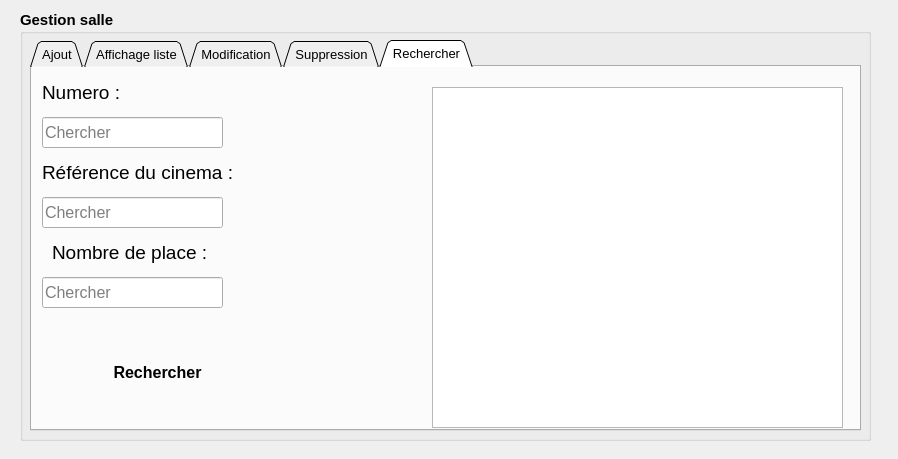
<?xml version="1.0" encoding="UTF-8"?>
<ui version="4.0">
 <class>salle_page</class>
 <widget class="QDialog" name="salle_page">
  <property name="geometry">
   <rect>
    <x>0</x>
    <y>0</y>
    <width>898</width>
    <height>459</height>
   </rect>
  </property>
  <property name="windowTitle">
   <string>Dialog</string>
  </property>
  <property name="styleSheet">
   <string notr="true">border-image: url(:/new/prefix3/beige.jpg);</string>
  </property>
  <widget class="QGroupBox" name="groupBox_2">
   <property name="geometry">
    <rect>
     <x>20</x>
     <y>10</y>
     <width>851</width>
     <height>431</height>
    </rect>
   </property>
   <property name="font">
    <font>
     <pointsize>11</pointsize>
     <weight>75</weight>
     <bold>true</bold>
    </font>
   </property>
   <property name="styleSheet">
    <string notr="true">border-image: url(:/new/prefix3/orange.png);</string>
   </property>
   <property name="title">
    <string>Gestion salle</string>
   </property>
   <property name="flat">
    <bool>false</bool>
   </property>
   <property name="checkable">
    <bool>false</bool>
   </property>
   <widget class="QTabWidget" name="tabWidget_3">
    <property name="geometry">
     <rect>
      <x>10</x>
      <y>30</y>
      <width>831</width>
      <height>391</height>
     </rect>
    </property>
    <property name="font">
     <font>
      <pointsize>10</pointsize>
      <weight>50</weight>
      <bold>false</bold>
     </font>
    </property>
    <property name="styleSheet">
     <string notr="true">border-image: url(:/new/prefix2/marron.jpg);</string>
    </property>
    <property name="tabShape">
     <enum>QTabWidget::Triangular</enum>
    </property>
    <property name="currentIndex">
     <number>4</number>
    </property>
    <widget class="QWidget" name="tab_13">
     <attribute name="title">
      <string>Ajout</string>
     </attribute>
     <widget class="QLabel" name="label_15">
      <property name="geometry">
       <rect>
        <x>10</x>
        <y>20</y>
        <width>111</width>
        <height>31</height>
       </rect>
      </property>
      <property name="font">
       <font>
        <pointsize>14</pointsize>
        <weight>50</weight>
        <bold>false</bold>
       </font>
      </property>
      <property name="text">
       <string>Numero :</string>
      </property>
     </widget>
     <widget class="QLabel" name="label_16">
      <property name="geometry">
       <rect>
        <x>10</x>
        <y>70</y>
        <width>211</width>
        <height>31</height>
       </rect>
      </property>
      <property name="font">
       <font>
        <pointsize>14</pointsize>
        <weight>50</weight>
        <bold>false</bold>
       </font>
      </property>
      <property name="text">
       <string>Nombre de place :</string>
      </property>
     </widget>
     <widget class="QLabel" name="label_17">
      <property name="geometry">
       <rect>
        <x>10</x>
        <y>120</y>
        <width>321</width>
        <height>31</height>
       </rect>
      </property>
      <property name="font">
       <font>
        <pointsize>14</pointsize>
        <weight>50</weight>
        <bold>false</bold>
       </font>
      </property>
      <property name="text">
       <string>Nombre de place disponible :</string>
      </property>
     </widget>
     <widget class="QSpinBox" name="spinBox_nb_place_salle_ajout">
      <property name="geometry">
       <rect>
        <x>190</x>
        <y>70</y>
        <width>471</width>
        <height>31</height>
       </rect>
      </property>
      <property name="styleSheet">
       <string notr="true">border-image: white</string>
      </property>
      <property name="maximum">
       <number>200</number>
      </property>
     </widget>
     <widget class="QSpinBox" name="spinBox_nb_place_dispo_salle_ajout">
      <property name="geometry">
       <rect>
        <x>270</x>
        <y>120</y>
        <width>471</width>
        <height>31</height>
       </rect>
      </property>
      <property name="styleSheet">
       <string notr="true">border-image: white</string>
      </property>
      <property name="maximum">
       <number>200</number>
      </property>
     </widget>
     <widget class="QLineEdit" name="lineEdit_numero_salle_ajout">
      <property name="geometry">
       <rect>
        <x>140</x>
        <y>20</y>
        <width>501</width>
        <height>31</height>
       </rect>
      </property>
      <property name="styleSheet">
       <string notr="true">border-image: white</string>
      </property>
      <property name="maxLength">
       <number>2</number>
      </property>
     </widget>
     <widget class="QComboBox" name="comboBox_ref_cinema">
      <property name="geometry">
       <rect>
        <x>230</x>
        <y>180</y>
        <width>381</width>
        <height>31</height>
       </rect>
      </property>
      <property name="styleSheet">
       <string notr="true">border-image: white</string>
      </property>
     </widget>
     <widget class="QPushButton" name="pushButton_load_reference">
      <property name="geometry">
       <rect>
        <x>610</x>
        <y>180</y>
        <width>75</width>
        <height>31</height>
       </rect>
      </property>
      <property name="styleSheet">
       <string notr="true">border-image: url(:/new/prefix3/orange.png);</string>
      </property>
      <property name="text">
       <string>Charger</string>
      </property>
     </widget>
     <widget class="QLabel" name="label_28">
      <property name="geometry">
       <rect>
        <x>10</x>
        <y>180</y>
        <width>211</width>
        <height>31</height>
       </rect>
      </property>
      <property name="font">
       <font>
        <pointsize>14</pointsize>
        <weight>50</weight>
        <bold>false</bold>
       </font>
      </property>
      <property name="text">
       <string>Référence du cinema :</string>
      </property>
     </widget>
     <widget class="QPushButton" name="pushButton_ajouter_salle">
      <property name="geometry">
       <rect>
        <x>270</x>
        <y>250</y>
        <width>211</width>
        <height>51</height>
       </rect>
      </property>
      <property name="font">
       <font>
        <pointsize>14</pointsize>
        <weight>75</weight>
        <bold>true</bold>
       </font>
      </property>
      <property name="styleSheet">
       <string notr="true">border-image: url(:/new/prefix3/orange.png);
/*border-radius :60px;*/
border-radius:25px;










</string>
      </property>
      <property name="text">
       <string>Ajouter</string>
      </property>
     </widget>
    </widget>
    <widget class="QWidget" name="tab_14">
     <attribute name="title">
      <string>Affichage liste</string>
     </attribute>
     <widget class="QPushButton" name="pushButton_affichage_salle">
      <property name="geometry">
       <rect>
        <x>10</x>
        <y>40</y>
        <width>381</width>
        <height>271</height>
       </rect>
      </property>
      <property name="font">
       <font>
        <family>MS Shell Dlg 2</family>
        <pointsize>18</pointsize>
        <weight>50</weight>
        <italic>false</italic>
        <bold>false</bold>
       </font>
      </property>
      <property name="styleSheet">
       <string notr="true">font: 18pt &quot;MS Shell Dlg 2&quot;;
border-image: url(:/new/prefix3/orange.png);
border-radius:25px;
</string>
      </property>
      <property name="text">
       <string>Affichage</string>
      </property>
     </widget>
     <widget class="QTableView" name="tableView_affichage_list_salle">
      <property name="geometry">
       <rect>
        <x>390</x>
        <y>40</y>
        <width>401</width>
        <height>271</height>
       </rect>
      </property>
      <property name="styleSheet">
       <string notr="true">border-image: white</string>
      </property>
     </widget>
    </widget>
    <widget class="QWidget" name="tab_15">
     <attribute name="title">
      <string>Modification</string>
     </attribute>
     <widget class="QLabel" name="label_20">
      <property name="geometry">
       <rect>
        <x>10</x>
        <y>50</y>
        <width>171</width>
        <height>31</height>
       </rect>
      </property>
      <property name="font">
       <font>
        <pointsize>14</pointsize>
        <weight>50</weight>
        <bold>false</bold>
       </font>
      </property>
      <property name="text">
       <string>Nombre de place :</string>
      </property>
     </widget>
     <widget class="QLabel" name="label_21">
      <property name="geometry">
       <rect>
        <x>10</x>
        <y>130</y>
        <width>261</width>
        <height>31</height>
       </rect>
      </property>
      <property name="font">
       <font>
        <pointsize>14</pointsize>
        <weight>50</weight>
        <bold>false</bold>
       </font>
      </property>
      <property name="text">
       <string>Nombre de place disponible :</string>
      </property>
     </widget>
     <widget class="QTableView" name="tableView_affichage_list_salle_2">
      <property name="geometry">
       <rect>
        <x>450</x>
        <y>70</y>
        <width>361</width>
        <height>241</height>
       </rect>
      </property>
      <property name="styleSheet">
       <string notr="true">border-image: white</string>
      </property>
     </widget>
     <widget class="QPushButton" name="pushButton_modifier_salle">
      <property name="geometry">
       <rect>
        <x>10</x>
        <y>240</y>
        <width>151</width>
        <height>51</height>
       </rect>
      </property>
      <property name="font">
       <font>
        <pointsize>14</pointsize>
        <weight>75</weight>
        <bold>true</bold>
       </font>
      </property>
      <property name="styleSheet">
       <string notr="true">border-image: url(:/new/prefix3/orange.png);
border-radius:25px;
</string>
      </property>
      <property name="text">
       <string>Modifier</string>
      </property>
     </widget>
     <widget class="QPushButton" name="pushButton_charger_salle">
      <property name="geometry">
       <rect>
        <x>200</x>
        <y>240</y>
        <width>151</width>
        <height>51</height>
       </rect>
      </property>
      <property name="font">
       <font>
        <pointsize>14</pointsize>
        <weight>75</weight>
        <bold>true</bold>
       </font>
      </property>
      <property name="styleSheet">
       <string notr="true">border-image: url(:/new/prefix3/orange.png);
border-radius:25px;
</string>
      </property>
      <property name="text">
       <string>Charger</string>
      </property>
     </widget>
     <widget class="QLineEdit" name="lineEdit_nombre_salle_modification">
      <property name="geometry">
       <rect>
        <x>180</x>
        <y>50</y>
        <width>111</width>
        <height>31</height>
       </rect>
      </property>
      <property name="styleSheet">
       <string notr="true">border-image: white</string>
      </property>
      <property name="maxLength">
       <number>3</number>
      </property>
     </widget>
     <widget class="QLineEdit" name="lineEdit_nombre_salle_disponible_modifcation">
      <property name="geometry">
       <rect>
        <x>270</x>
        <y>130</y>
        <width>141</width>
        <height>31</height>
       </rect>
      </property>
      <property name="styleSheet">
       <string notr="true">border-image: white</string>
      </property>
      <property name="maxLength">
       <number>3</number>
      </property>
     </widget>
     <widget class="QLabel" name="label_19">
      <property name="geometry">
       <rect>
        <x>460</x>
        <y>20</y>
        <width>111</width>
        <height>31</height>
       </rect>
      </property>
      <property name="font">
       <font>
        <pointsize>14</pointsize>
        <weight>50</weight>
        <bold>false</bold>
        <underline>true</underline>
       </font>
      </property>
      <property name="styleSheet">
       <string notr="true">text-decoration: underline;
color: rgb(255, 85, 0);</string>
      </property>
      <property name="text">
       <string>Numero :</string>
      </property>
     </widget>
     <widget class="QLineEdit" name="lineEdit_numero_salle_modifcation">
      <property name="geometry">
       <rect>
        <x>580</x>
        <y>20</y>
        <width>131</width>
        <height>31</height>
       </rect>
      </property>
      <property name="styleSheet">
       <string notr="true">border-image: white</string>
      </property>
      <property name="readOnly">
       <bool>true</bool>
      </property>
     </widget>
    </widget>
    <widget class="QWidget" name="tab_16">
     <attribute name="title">
      <string>Suppression</string>
     </attribute>
     <widget class="QLabel" name="label_22">
      <property name="geometry">
       <rect>
        <x>130</x>
        <y>50</y>
        <width>111</width>
        <height>31</height>
       </rect>
      </property>
      <property name="font">
       <font>
        <pointsize>14</pointsize>
        <weight>50</weight>
        <bold>false</bold>
       </font>
      </property>
      <property name="text">
       <string>Numero :</string>
      </property>
     </widget>
     <widget class="QLineEdit" name="lineEdit_numero_salle_supprimer">
      <property name="geometry">
       <rect>
        <x>250</x>
        <y>50</y>
        <width>271</width>
        <height>31</height>
       </rect>
      </property>
      <property name="styleSheet">
       <string notr="true">border-image: white</string>
      </property>
      <property name="maxLength">
       <number>2</number>
      </property>
     </widget>
     <widget class="QPushButton" name="pushButton_supprimer_salle">
      <property name="geometry">
       <rect>
        <x>290</x>
        <y>110</y>
        <width>181</width>
        <height>51</height>
       </rect>
      </property>
      <property name="font">
       <font>
        <pointsize>14</pointsize>
        <weight>75</weight>
        <bold>true</bold>
       </font>
      </property>
      <property name="styleSheet">
       <string notr="true">border-image: url(:/new/prefix3/orange.png);
border-radius:25px;
</string>
      </property>
      <property name="text">
       <string>Supprimer</string>
      </property>
     </widget>
    </widget>
    <widget class="QWidget" name="tab_17">
     <attribute name="title">
      <string>Rechercher</string>
     </attribute>
     <widget class="QLabel" name="label_23">
      <property name="geometry">
       <rect>
        <x>10</x>
        <y>10</y>
        <width>111</width>
        <height>31</height>
       </rect>
      </property>
      <property name="font">
       <font>
        <pointsize>14</pointsize>
        <weight>50</weight>
        <bold>false</bold>
       </font>
      </property>
      <property name="text">
       <string>Numero :</string>
      </property>
     </widget>
     <widget class="QTableView" name="tableView_salle_rechercher">
      <property name="geometry">
       <rect>
        <x>400</x>
        <y>20</y>
        <width>411</width>
        <height>341</height>
       </rect>
      </property>
      <property name="styleSheet">
       <string notr="true">border-image: white</string>
      </property>
     </widget>
     <widget class="QLabel" name="label_24">
      <property name="geometry">
       <rect>
        <x>10</x>
        <y>90</y>
        <width>261</width>
        <height>31</height>
       </rect>
      </property>
      <property name="font">
       <font>
        <pointsize>14</pointsize>
        <weight>50</weight>
        <bold>false</bold>
       </font>
      </property>
      <property name="text">
       <string>Référence du cinema :</string>
      </property>
     </widget>
     <widget class="QLabel" name="label_25">
      <property name="geometry">
       <rect>
        <x>20</x>
        <y>170</y>
        <width>211</width>
        <height>31</height>
       </rect>
      </property>
      <property name="font">
       <font>
        <pointsize>14</pointsize>
        <weight>50</weight>
        <bold>false</bold>
       </font>
      </property>
      <property name="text">
       <string>Nombre de place :</string>
      </property>
     </widget>
     <widget class="QLineEdit" name="lineEdit_numero_rechercher">
      <property name="geometry">
       <rect>
        <x>10</x>
        <y>50</y>
        <width>181</width>
        <height>31</height>
       </rect>
      </property>
      <property name="font">
       <font>
        <pointsize>12</pointsize>
        <weight>50</weight>
        <bold>false</bold>
       </font>
      </property>
      <property name="styleSheet">
       <string notr="true">border-image: white</string>
      </property>
      <property name="maxLength">
       <number>2</number>
      </property>
      <property name="placeholderText">
       <string>Chercher</string>
      </property>
     </widget>
     <widget class="QLineEdit" name="lineEdit_ref_cinema_salle_rechercher">
      <property name="geometry">
       <rect>
        <x>10</x>
        <y>130</y>
        <width>181</width>
        <height>31</height>
       </rect>
      </property>
      <property name="font">
       <font>
        <pointsize>12</pointsize>
        <weight>50</weight>
        <bold>false</bold>
       </font>
      </property>
      <property name="styleSheet">
       <string notr="true">border-image: white</string>
      </property>
      <property name="maxLength">
       <number>8</number>
      </property>
      <property name="placeholderText">
       <string>Chercher</string>
      </property>
     </widget>
     <widget class="QLineEdit" name="lineEdit_nombre_place_rechercher">
      <property name="geometry">
       <rect>
        <x>10</x>
        <y>210</y>
        <width>181</width>
        <height>31</height>
       </rect>
      </property>
      <property name="font">
       <font>
        <pointsize>12</pointsize>
        <weight>50</weight>
        <bold>false</bold>
       </font>
      </property>
      <property name="styleSheet">
       <string notr="true">border-image: white</string>
      </property>
      <property name="maxLength">
       <number>2</number>
      </property>
      <property name="placeholderText">
       <string>Chercher</string>
      </property>
     </widget>
     <widget class="QPushButton" name="pushButton_rechercher_salle">
      <property name="geometry">
       <rect>
        <x>50</x>
        <y>280</y>
        <width>151</width>
        <height>51</height>
       </rect>
      </property>
      <property name="font">
       <font>
        <pointsize>12</pointsize>
        <weight>75</weight>
        <bold>true</bold>
       </font>
      </property>
      <property name="styleSheet">
       <string notr="true">border-image: url(:/new/prefix3/orange.png);
border-radius:25px;
</string>
      </property>
      <property name="text">
       <string>Rechercher</string>
      </property>
     </widget>
    </widget>
   </widget>
  </widget>
 </widget>
 <resources/>
 <connections/>
</ui>
